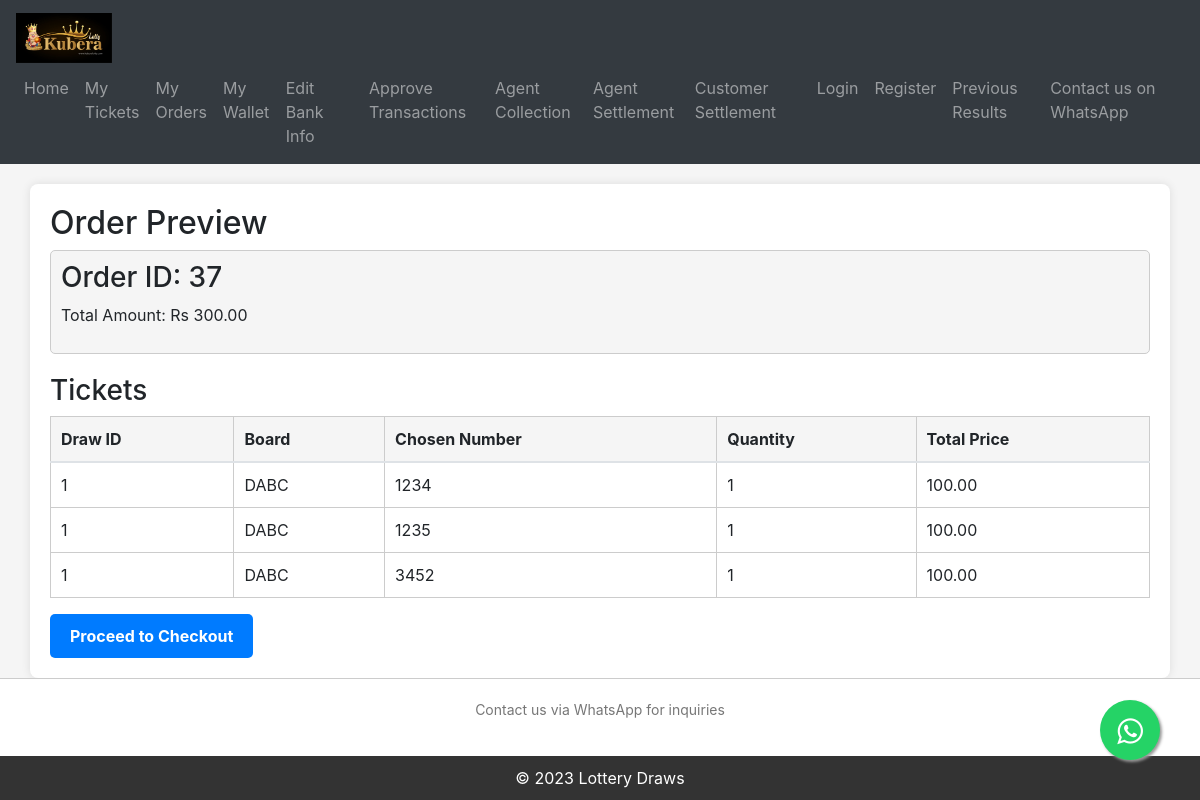
Page /order_preview/37/ on the committed database.
### KuberaApp/models.py (models this page shows, shortened)
class  Order(models.Model):
    agent = models.ForeignKey(User, on_delete=models.CASCADE,blank=True,null=True)
    draw = models.ForeignKey(Draw, on_delete=models.CASCADE,blank=True,null=True)
    customer       = models.ForeignKey(User, on_delete=models.CASCADE, related_name='customer_ticket',blank=True,null=True)
    upi_transaction_reference_id = models.CharField(max_length=50,blank=True,null=True)
    payment_upi_id = models.CharField(max_length=200,blank=True,null=True)
    order_uuid     = models.UUIDField(default=uuid.uuid4, editable=False, unique=True)
    order_status   = models.CharField(choices=ORDER_STATUS,default="processing",max_length=30)
    order_total    = models.DecimalField(max_digits=10,decimal_places=2,default=0.00)
    order_date     = models.DateField(default=timezone.now)
    winning_amount = models.DecimalField(max_digits=10,decimal_places=2,default=0.00)

class Ticket(models.Model):
    agent = models.ForeignKey(User, on_delete=models.CASCADE,blank=True,null=True)
    draw = models.ForeignKey(Draw, on_delete=models.CASCADE,blank=True,null=True)
    order = models.ForeignKey('Order', on_delete=models.CASCADE,blank=True,null=True)
    ticket_uuid = models.UUIDField(default=uuid.uuid4, editable=False, unique=True)
    board = models.ForeignKey(TicketPrice, on_delete=models.CASCADE,blank=True,null=True)
    choosen_number = models.PositiveIntegerField()
    quantity = models.PositiveIntegerField(default=1)
    customer = models.ForeignKey(User, on_delete=models.CASCADE, related_name='tickets_bought',blank=True,null=True)
    total_price = models.DecimalField(max_digits=10, decimal_places=2)
    winner = models.BooleanField(default=False)
    settled = models.BooleanField(default=False)
    cancelled = models.BooleanField(default=False)
    winning_amount = models.DecimalField(default=0.00,max_digits=10, decimal_places=2)
    winning_board = models.CharField(max_length=255,blank=True,null=True)

class Draw(models.Model):
    draw_uuid          = models.UUIDField(default=uuid.uuid4, editable=False, unique=True)
    draw_date          = models.DateField()
    draw_time          = models.TimeField()
    result_number      = models.PositiveIntegerField(default=0)
    released           = models.BooleanField(default=False)
    winning_percentage = models.DecimalField(max_digits=5, decimal_places=2,blank=True,null=True)
    loot_amount        = models.DecimalField(max_digits=10, decimal_places=2,blank=True,null=True)
    is_active          = models.BooleanField(default=False)
    result_generated   = models.BooleanField(default=False)
    orders_accepted   = models.BooleanField(default=False)

class TicketPrice(models.Model):
    ticket_name = models.CharField(max_length=50, unique=True)
    ticket_value = models.DecimalField(max_digits=10, decimal_places=2)
    commision = models.DecimalField(default=0.00,max_digits=10, decimal_places=2)
    price_after_commision = models.DecimalField(default=0.00,max_digits=10, decimal_places=2)
    def __str__(self):
        return self.ticket_name

### KuberaApp/views.py (the view)
# urls.py: path('order_preview/<int:order_id>/', views.order_preview, name='order_preview'),
def order_preview(request, order_id):
    order = get_object_or_404(Order, pk=order_id)
    context = {'order': order}
    return render(request, 'kuberaapp/preview-order.html', context)

### KuberaApp/context_processor.py (called while the page is built)
def website_info_context(request):
    try:
        website_info = WebsiteInfo.objects.first()  # Retrieve the first WebsiteInfo object
    except WebsiteInfo.DoesNotExist:
        website_info = None
    context = {
        'website_info': website_info
    }
    return context

### templates/kuberaapp/preview-order.html (shortened to what this page needs)
{% extends 'base.html' %}
{% block content %}
<div class="container">
    <h2>Order Preview</h2>
    <div class="order-details">
        <h3>Order ID: {{ order.pk }}</h3>
        <p>Total Amount: Rs {{ order.order_total }}</p>
    </div>
    <h3>Tickets</h3>
    <table class="table">
        <thead>
            <tr>
                <th>Draw ID</th>
                <th>Board</th>
                <th>Chosen Number</th>
                <th>Quantity</th>
                <th>Total Price</th>
            </tr>
        </thead>
        <tbody>
            {% for ticket in order.ticket_set.all %}
            <tr>
                <td>{{ ticket.draw.pk }}</td>
                <td>{{ ticket.board }}</td>
                <td>{{ ticket.choosen_number }}</td>
                <td>{{ ticket.quantity }}</td>
                <td>{{ ticket.total_price }}</td>
            </tr>
            {% endfor %}
        </tbody>
    </table>
    <a href="{% url 'checkout' order.pk %}" class="checkout-button">Proceed to Checkout</a>
</div>
{% endblock %}

### templates/base.html (style rules this page uses)
body { margin: 0; padding: 0; background-color: #f5f5f5; }
.container { margin-top: 20px; padding: 20px; background-color: #fff; border-radius: 8px; box-shadow: 0px 0px 10px rgba(0, 0, 0, 0.1); }

### templates/kuberaapp/preview-order.html (style rules this page uses)
.container { margin-top: 20px; }
.order-details { background-color: #f5f5f5; padding: 10px; border: 1px solid #ccc; border-radius: 5px; margin-bottom: 20px; }
.table { width: 100%; border-collapse: collapse; }
.table th, .table td { padding: 10px; border: 1px solid #ccc; }
.table th { background-color: #f5f5f5; }
.checkout-button { display: inline-block; padding: 10px 20px; background-color: #007bff; color: #fff; text-decoration: none; border-radius: 5px; font-weight: bold; transition: background-color 0.3s ease; }

### rows in the picture
Order: pk "37", order_total "300.00"
Ticket: draw.pk "1", board "DABC", choosen_number "1234", quantity "1", total_price "100.00"
Ticket: draw.pk "1", board "DABC", choosen_number "1235", quantity "1", total_price "100.00"
Ticket: draw.pk "1", board "DABC", choosen_number "3452", quantity "1", total_price "100.00"
